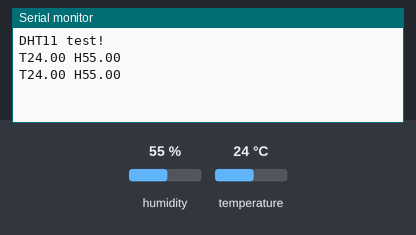
Bench run of a sketch on a simulated Arduino Mega 2560, built with avr-gcc and run on an emulated ATmega2560. Shown: the last lines printed to the serial monitor. Inputs (shaded band) come from the test bench; at power-on: humidity 55 %, temperature 24 °C.

Above: at 2.8 s.
2.9 s: humidity set to 22 %
At 5.3 s:
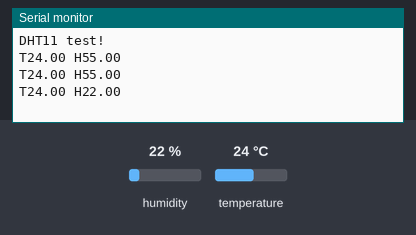
5.6 s: temperature set to 12 °C
At 6.5 s:
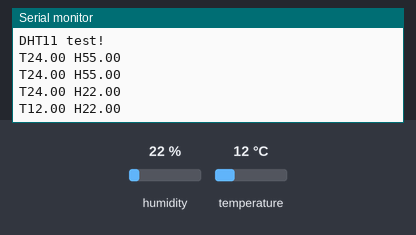
8.3 s: humidity set to 40 %
At 11.4 s:
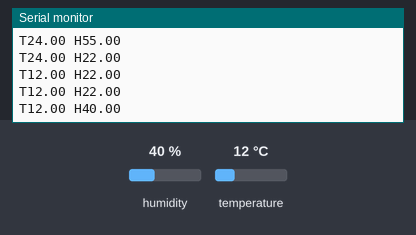
Timing chart, 0 to 12.9 s (numbered marks = the images above; inputs shaded):
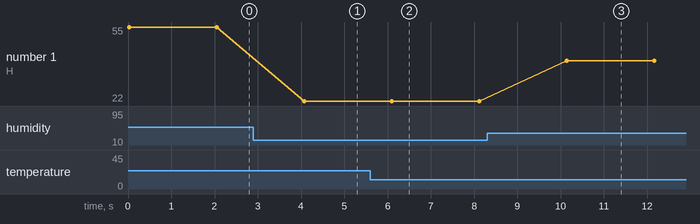

The sketch:

Sensor_DHT_MEGA_Client.ino
```cpp
#include "DHT.h"


#define DHTPIN A9 // pino que estamos conectado
#define DHTTYPE DHT11 // DHT 11

DHT dht(DHTPIN, DHTTYPE);

void setup()
{
  Serial.begin(9600);
  Serial.println("DHT11 test!");
  dht.begin();

}

void loop()
{
  // A leitura da temperatura e umidade pode levar 250ms!
  // O atraso do sensor pode chegar a 2 segundos.
  float h = dht.readHumidity();
  float t = dht.readTemperature();
  // testa se retorno é valido, caso contrário algo está errado.


  if (isnan(t) || isnan(h))
  {
    Serial.println("Failed to read from DHT");
  }
  else
  {

    Serial.print("T");
    Serial.print(t);

    Serial.print(" H");
    Serial.print(h);
    Serial.println();

  }
  delay(2000);
}
```

Measured:
- after the input at 2.9 s, the serial monitor: prints a new line after 1.2 s (image 1)
- after the input at 5.6 s, the serial monitor: prints a new line after 0.50 s (image 2)
- after the input at 8.3 s, the serial monitor: prints a new line after 1.8 s (image 3)
- plotted number 1: 55 → 22 after the input at 2.9 s, 22 → 40 after the input at 8.3 s
